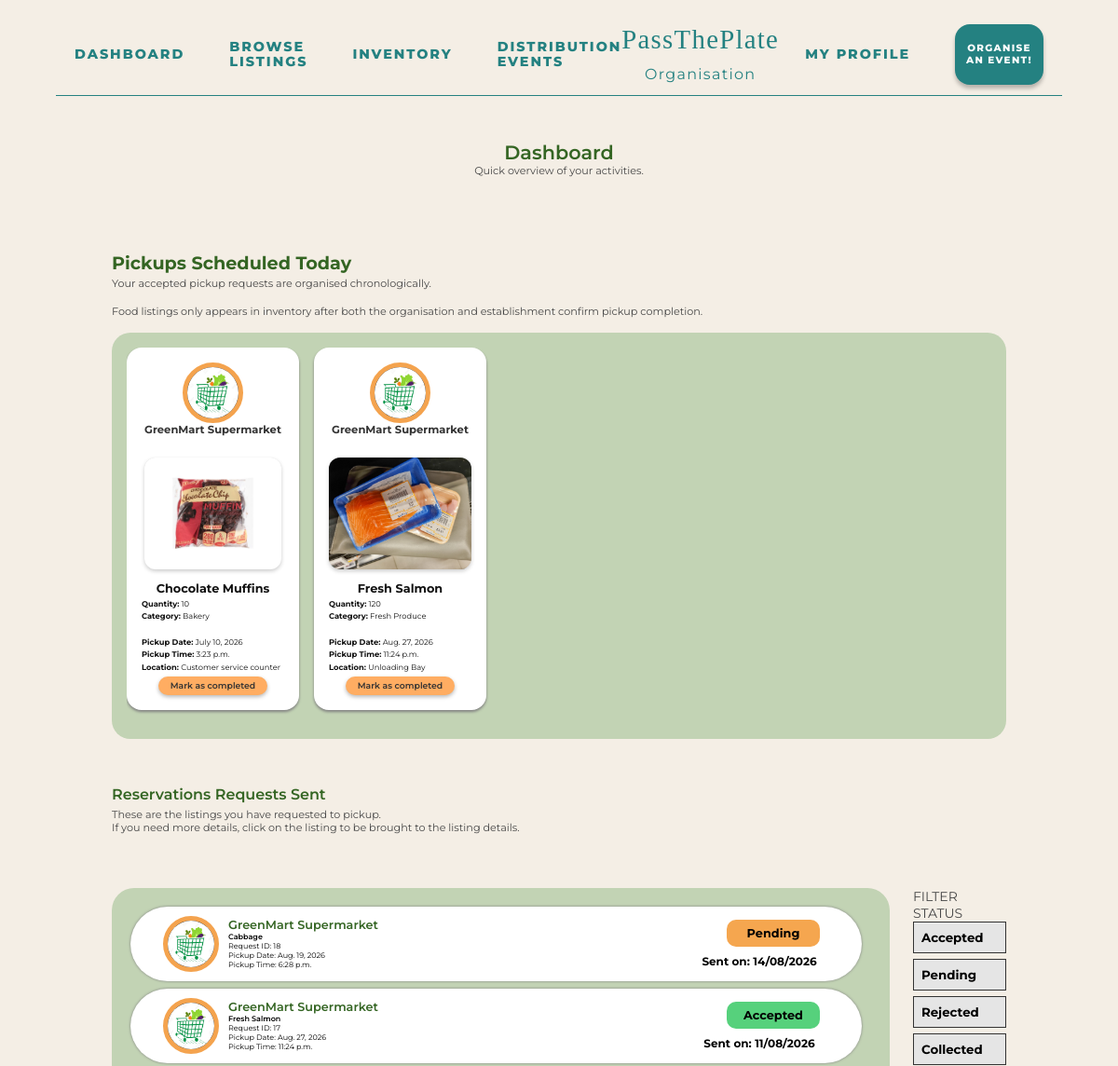
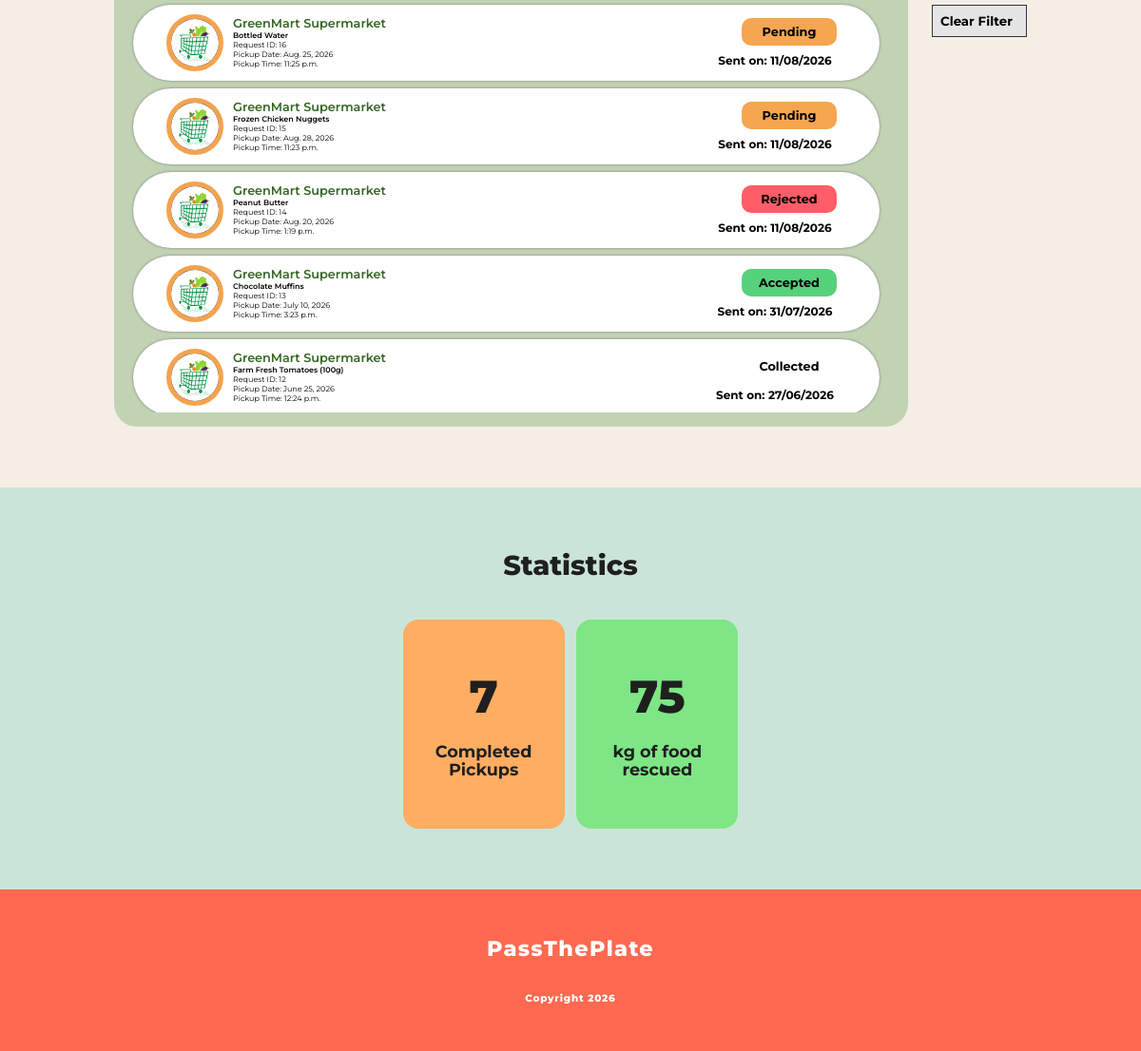
Before: /organisation/dashboard/ (signed in) with the older database file (2 pictures, top to bottom).
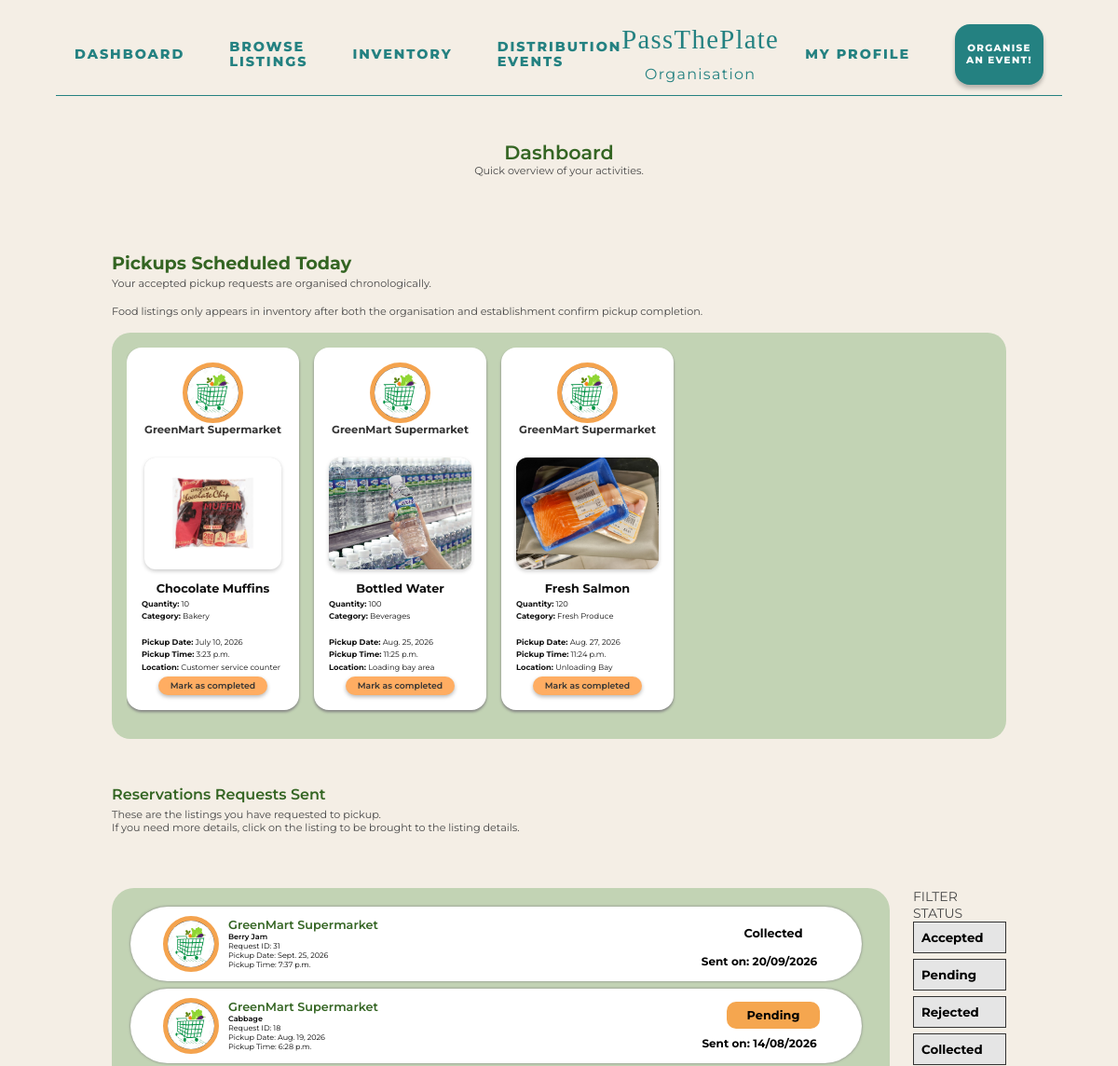
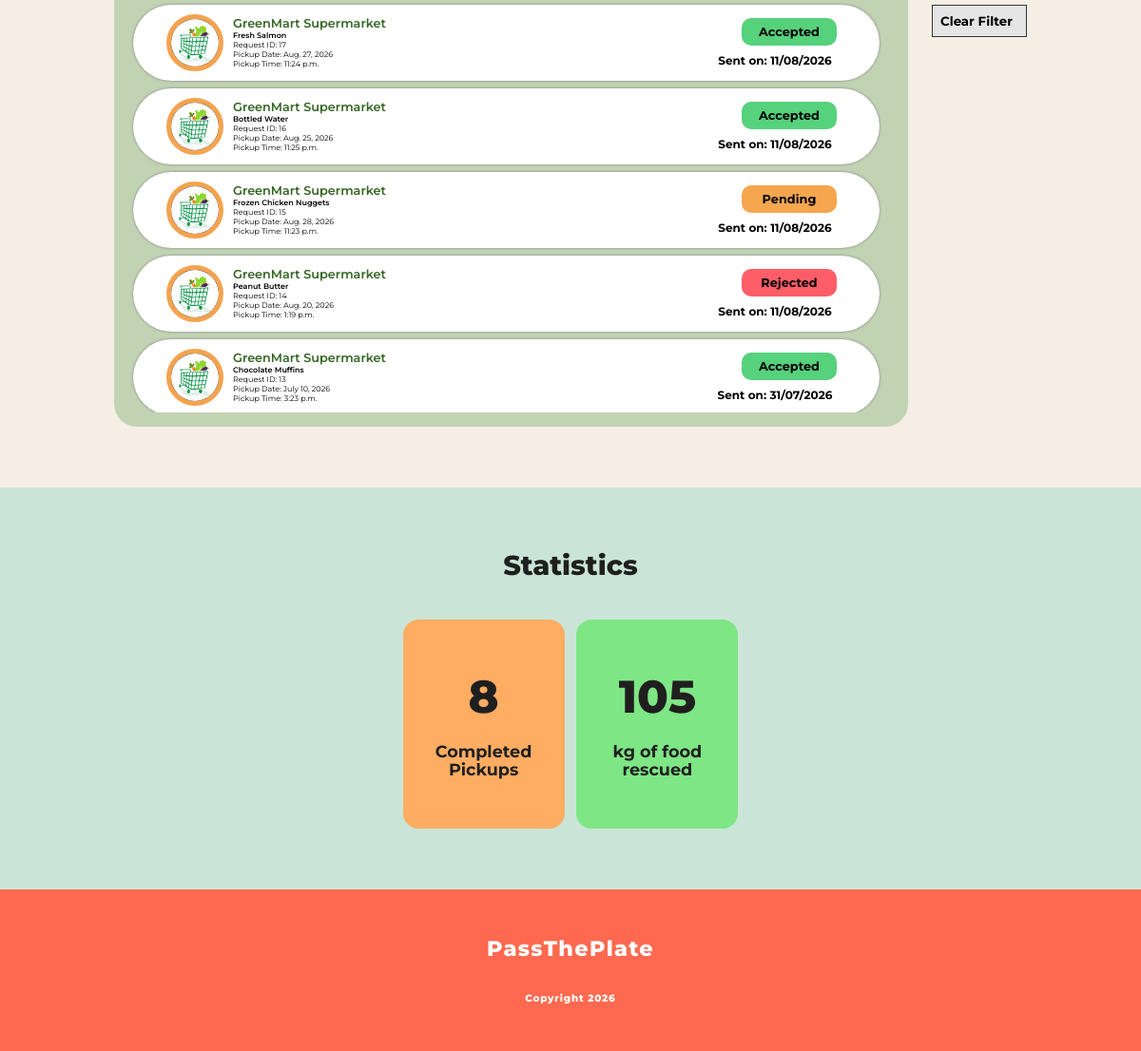
After: the same page with the newer database file (2 pictures, top to bottom).
### foodrescue/models.py (models this page shows, shortened)
class Reservation(models.Model):
    class Status(models.TextChoices):
        PENDING = "pending", "Pending"
        APPROVED = "approved", "Approved"
        REJECTED = "rejected", "Rejected"
        CANCELLED = "cancelled", "Cancelled"
        COLLECTED = "collected", "Collected"
    food_listing = models.ForeignKey(
        FoodListing,
        on_delete=models.CASCADE,
        related_name="reservations"
    )
    organisation = models.ForeignKey(
        Organisation,
        on_delete=models.CASCADE,
        related_name="reservations"
    )
    status = models.CharField(
        max_length=20,
        choices=Status.choices,
        default=Status.PENDING
    )
    message = models.TextField(blank=True)
    pickup_date = models.DateField()
    pickup_time = models.TimeField()
    organisation_marked_completed = models.BooleanField(default=False)
    establishment_marked_completed = models.BooleanField(default=False)
    completed_at = models.DateTimeField(blank=True, null=True)
    created_at = models.DateTimeField(auto_now_add=True)
    updated_at = models.DateTimeField(auto_now=True)

class FoodListing(models.Model):
    class Status(models.TextChoices):
        AVAILABLE = "available", "Available"
        RESERVED = "reserved", "Reserved"
        COMPLETED = "completed", "Completed"
        EXPIRED = "expired", "Expired"
    class Category(models.TextChoices):
        BAKERY = "bakery", "Bakery"
        PACKAGED_FOOD = "packaged_food", "Packaged Food"
        DRY_GOODS = "dry_goods", "Dry Goods"
        FRESH_PRODUCE = "fresh_produce", "Fresh Produce"
        CHILLED = "chilled", "Chilled"
        FROZEN = "frozen", "Frozen"
        BEVERAGES = "beverages", "Beverages"
        OTHER = "other", "Other"
    establishment = models.ForeignKey(
        Establishment,
        on_delete=models.CASCADE,
        related_name="food_listings"
    )
    name = models.CharField(max_length=200)
    category = models.CharField(
        max_length=30,
        choices=Category.choices,
        default=Category.OTHER
    )
    image = models.ImageField(
        upload_to="food_listing_images/",
        blank=True,
        null=True
    )
    description = models.TextField(blank=True)
    allergens = models.CharField(max_length=255, blank=True)
    status = models.CharField(
        max_length=20,
        choices=Status.choices,
        default=Status.AVAILABLE
    )
    weight_kg = models.DecimalField(max_digits=8, decimal_places=2)
    quantity = models.PositiveIntegerField()
    expiry_date = models.DateField()
    is_halal = models.BooleanField(default=False)
    pickup_location = models.TextField()
    created_at = models.DateTimeField(auto_now_add=True)
    updated_at = models.DateTimeField(auto_now=True)

class Establishment(models.Model):
    class Region(models.TextChoices):
        NORTH = "north", "North"
        EAST = "east", "East"
        SOUTH = "south", "South"
        WEST = "west", "West"
        CENTRAL = "central", "Central"
    class BusinessType(models.TextChoices):
        SUPERMARKET = "supermarket", "Supermarket"
        BAKERY = "bakery", "Bakery"
        WHOLESALER = "wholesaler", "Wholesaler"
        MANUFACTURER = "manufacturer", "Manufacturer"
        OTHER = "other", "Other"
    user = models.OneToOneField(
        settings.AUTH_USER_MODEL,
        on_delete=models.CASCADE,
        related_name="establishment_profile"
    )
    business_name = models.CharField(max_length=200)
    profile_image = models.ImageField(
        upload_to="establishment_profile_images/",
        blank=True,
        null=True
    )
    description = models.TextField(blank=True)
    address = models.TextField()
    postal_code = models.CharField(
        max_length=10,
        blank=True
    )
    general_location = models.CharField(
        max_length=20,
        choices=Region.choices,
        default=Region.WEST
    )
    business_type = models.CharField(
        max_length=30,
        choices=BusinessType.choices,
        blank=True
    )
    contact_number = models.CharField(max_length=30, blank=True)
    certification_file = models.FileField(
        upload_to="establishment_certifications/",
        blank=True,
        null=True,
        validators=[FileExtensionValidator(allowed_extensions=["pdf"])]
    )
    is_verified = models.BooleanField(default=False)
    created_at = models.DateTimeField(auto_now_add=True)

### foodrescue/views.py (the view)
# urls.py: path("organisation/dashboard/", views.organisation_dashboard, name="organisation_dashboard"),
@organisation_required
def organisation_dashboard(request):
    organisation = request.user.organisation_profile
    selected_status = request.GET.get("status", "")
    reservations = Reservation.objects.select_related(
        "food_listing",
        "food_listing__establishment",
        "organisation"
    ).filter(
        organisation=organisation
    ).order_by("-created_at")
    if selected_status:
        reservations = reservations.filter(status=selected_status)
    accepted_pickups = Reservation.objects.select_related(
        "food_listing",
        "food_listing__establishment",
        "organisation"
    ).filter(
        organisation=organisation,
        status=Reservation.Status.APPROVED
    ).order_by("pickup_date", "pickup_time")
    completed_pickups = Reservation.objects.filter(
        organisation=organisation,
        status=Reservation.Status.COLLECTED
    ).count()
    total_food_rescued = Reservation.objects.filter(
        organisation=organisation,
        status=Reservation.Status.COLLECTED
    ).aggregate(
        total=Sum("food_listing__weight_kg")
    )["total"] or 0
    pending_requests = Reservation.objects.filter(
        organisation=organisation,
        status=Reservation.Status.PENDING
    ).count()
    return render(request, "foodrescue/organisation-pages/organisation_dashboard.html", {
        "organisation": organisation,
        "reservations": reservations,
        "accepted_pickups": accepted_pickups,
        "selected_status": selected_status,
        "completed_pickups": completed_pickups,
        "total_food_rescued": total_food_rescued,
        "pending_requests": pending_requests,
    })

### foodrescue/templates/foodrescue/organisation-pages/organisation_dashboard.html (shortened to what the changed rows need)
{% load static %}
<!doctype html>
<html>
	<head>
        <link rel="stylesheet" href="{% static 'foodrescue/base.css' %}" />
        <link rel="stylesheet" href="{% static 'foodrescue/organisation/org-dashboard.css' %}" />
        <link rel="stylesheet" href="{% static 'foodrescue/navbar.css' %}?v=2" />
        <link rel="stylesheet" href="{% static 'foodrescue/footer.css' %}" />
	</head>
	<body>
		<h1>Dashboard</h1>
		<main class="page-wrapper">
      <section class="scheduled-pickups-section">
        <h2>Pickups Scheduled Today</h2>
        <div class="pickup-panel">
          <div class="pickup-scroll-wrapper">
            <div class="pickup-card-row">
              {% for reservation in accepted_pickups %}
                <article class="pickup-card">
                  <div class="pickup-visual-column">
                    {% if reservation.food_listing.establishment.profile_image %}
                      <img
                        src="{{ reservation.food_listing.establishment.profile_image.url }}"
                        alt="{{ reservation.food_listing.establishment.business_name }}"
                        class="pickup-image"
                      />
                    {% else %}
                      <div class="pickup-image"></div>
                    {% endif %}
                    <h3 class="pickup-establishment">
                    {{ reservation.food_listing.establishment.business_name }}
                    </h3>
                    {% if reservation.food_listing.image %}
                      <img
                        src="{{ reservation.food_listing.image.url }}"
                        alt="{{ reservation.food_listing.name }}"
                        class="pickup-food-image"
                      />
                    {% else %}
                      <div class="pickup-food-image pickup-food-placeholder"></div>
                    {% endif %}
                  </div>
                  <div class="pickup-details">
                    <p class="item-name">{{ reservation.food_listing.name }}</p>
                    <p><strong>Quantity:</strong> {{ reservation.food_listing.quantity }}</p>
                    <p><strong>Category:</strong> {{ reservation.food_listing.get_category_display }}</p>
                    <br />
                    <p><strong>Pickup Date:</strong> {{ reservation.pickup_date }}</p>
                    <p><strong>Pickup Time:</strong> {{ reservation.pickup_time }}</p>
                    <p><strong>Location:</strong> {{ reservation.food_listing.pickup_location }}</p>
                  </div>
                  <form
                    method="POST"
                    action="{% url 'organisation_mark_pickup_completed' reservation.id %}"
                    class="completion-form"
                    onsubmit="return confirm('Are you sure you want to mark this reservation as claimed?');"
                  >
                    {% if reservation.organisation_marked_completed %}
                      <button
                        type="submit"
                        class="claimed-button marked-completed"
                        disabled
                      >
                        Marked by you
                      </button>
                    {% else %}
                      <button
                        type="submit"
                        class="claimed-button"
                      >
                        Mark as completed
                      </button>
                    {% endif %}
                  </form>
                </article>
              {% empty %}
                <p class="empty-message">No accepted pickups yet.</p>
              {% endfor %}
            </div>
          </div>
        </div>
      </section>
		<h2>Reservations Requests Sent</h2>
		<br /><br />
  <div class="dashboard-content">
      <section class="requests-panel">
          <div class="listings-scroll">
              <div class="requests-sent">
                  {% for reservation in reservations %}
    <a
      href="{% url 'food_listing_detail' reservation.food_listing.id %}"
      class="reservation-card"
    >
      {% if reservation.food_listing.establishment.profile_image %}
    <img
      src="{{ reservation.food_listing.establishment.profile_image.url }}"
      alt="{{ reservation.food_listing.establishment.business_name }}"
      class="reservation-image"
    />
  {% else %}
    <div class="reservation-image"></div>
  {% endif %}
      <div class="reservation-info">
        <h2 class="food-card-header">
          {{ reservation.food_listing.establishment.business_name }}
        </h2>
        <p class="food-card-detail food-name">
          {{ reservation.food_listing.name }}
        </p>
        <p class="food-card-detail">
          Request ID: {{ reservation.id }}
        </p>
        <p class="food-card-detail">
          Pickup Date: {{ reservation.pickup_date }}
        </p>
        <p class="food-card-detail">
          Pickup Time: {{ reservation.pickup_time }}
        </p>
      </div>
      <div class="reservation-status">
        {% if reservation.status == "pending" %}
          <span class="status-pill pending">Pending</span>
        {% elif reservation.status == "approved" %}
          <span class="status-pill accepted">Accepted</span>
        {% elif reservation.status == "rejected" %}
          <span class="status-pill rejected">Rejected</span>
        {% else %}
          <span class="status-pill">{{ reservation.get_status_display }}</span>
        {% endif %}
        <p class="date-info">
          Sent on: {{ reservation.created_at|date:"d/m/Y" }}
        </p>
      </div>
    </a>
        {% empty %}
          <p>No reservations have been made yet.</p>
        {% endfor %}
              </div>
          </div>
      </section>
  </div>
  <section class="statistics-section">
    <h2 class="statistics-title">Statistics</h2>
    <div class="statistics-card-wrapper">
      <div class="statistics-card completed-card">
        <h3 class="statistics-number">{{ completed_pickups }}</h3>
        <p class="statistics-label">Completed<br />Pickups</p>
      </div>
      <div class="statistics-card food-card-stat">
        <h3 class="statistics-number">{{ total_food_rescued|floatformat:0 }}</h3>
        <p class="statistics-label">kg of food<br />rescued</p>
      </div>
    </div>
  </section>
</main>
{% include "foodrescue/includes/footer.html" %}
</body>

Changed rows visible on the page:
no longer on this page (row unchanged): Reservation: food_listing.establishment.profile_image (picture), food_listing.establishment.business_name "GreenMart Supermarket", food_listing.name "Farm Fresh Tomatoes (100g)", id "12", pickup_date "June 25, 2026", pickup_time "12:24 p.m.", status "Collected", created_at "27/06/2026", shown under "These are the listings you have requested to pickup."
now on one of the page's lists (row edited): Reservation: food_listing.establishment.business_name "GreenMart Supermarket", food_listing.name "Bottled Water", food_listing.quantity "100", food_listing.category "Beverages", pickup_date "Aug. 25, 2026", pickup_time "11:25 p.m.", food_listing.pickup_location "Loading bay area"
changed Reservation "Bottled Water": status "Pending" → "Accepted"
added Reservation: food_listing.establishment.profile_image (picture), food_listing.establishment.business_name "GreenMart Supermarket", food_listing.name "Berry Jam", id "31", pickup_date "Sept. 25, 2026", pickup_time "7:37 p.m.", status "Collected", created_at "20/09/2026", shown under "These are the listings you have requested to pickup."
Other visible differences:
{{ completed_pickups }}: "7" → "8"
{{ total_food_rescued|floatformat:0 }}: "75" → "105"
